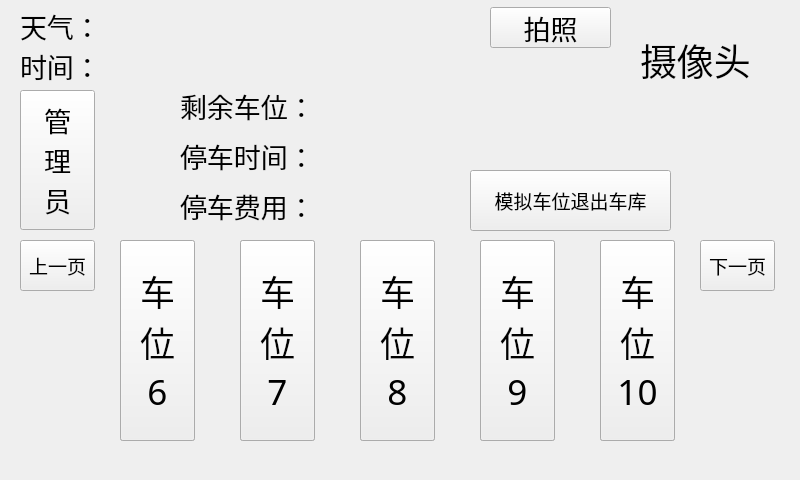
<?xml version="1.0" encoding="UTF-8"?>
<ui version="4.0">
 <class>MainWindow</class>
 <widget class="QMainWindow" name="MainWindow">
  <property name="geometry">
   <rect>
    <x>0</x>
    <y>0</y>
    <width>800</width>
    <height>480</height>
   </rect>
  </property>
  <property name="minimumSize">
   <size>
    <width>800</width>
    <height>480</height>
   </size>
  </property>
  <property name="maximumSize">
   <size>
    <width>800</width>
    <height>480</height>
   </size>
  </property>
  <property name="windowTitle">
   <string>MainWindow</string>
  </property>
  <widget class="QWidget" name="centralwidget">
   <widget class="QLabel" name="weatherLabel">
    <property name="geometry">
     <rect>
      <x>20</x>
      <y>10</y>
      <width>71</width>
      <height>31</height>
     </rect>
    </property>
    <property name="font">
     <font>
      <family>楷体</family>
      <pointsize>20</pointsize>
     </font>
    </property>
    <property name="text">
     <string>天气：</string>
    </property>
   </widget>
   <widget class="QLabel" name="timeLabel">
    <property name="geometry">
     <rect>
      <x>20</x>
      <y>50</y>
      <width>71</width>
      <height>31</height>
     </rect>
    </property>
    <property name="font">
     <font>
      <family>楷体</family>
      <pointsize>20</pointsize>
     </font>
    </property>
    <property name="text">
     <string>时间：</string>
    </property>
   </widget>
   <widget class="QLabel" name="weather">
    <property name="geometry">
     <rect>
      <x>100</x>
      <y>10</y>
      <width>371</width>
      <height>31</height>
     </rect>
    </property>
    <property name="font">
     <font>
      <family>楷体</family>
      <pointsize>10</pointsize>
     </font>
    </property>
    <property name="text">
     <string/>
    </property>
   </widget>
   <widget class="QLabel" name="time">
    <property name="geometry">
     <rect>
      <x>100</x>
      <y>50</y>
      <width>211</width>
      <height>31</height>
     </rect>
    </property>
    <property name="font">
     <font>
      <family>楷体</family>
      <pointsize>20</pointsize>
     </font>
    </property>
    <property name="text">
     <string/>
    </property>
   </widget>
   <widget class="QPushButton" name="manageBt">
    <property name="geometry">
     <rect>
      <x>20</x>
      <y>90</y>
      <width>75</width>
      <height>140</height>
     </rect>
    </property>
    <property name="minimumSize">
     <size>
      <width>75</width>
      <height>140</height>
     </size>
    </property>
    <property name="maximumSize">
     <size>
      <width>75</width>
      <height>140</height>
     </size>
    </property>
    <property name="font">
     <font>
      <family>楷体</family>
      <pointsize>20</pointsize>
     </font>
    </property>
    <property name="text">
     <string>管
理
员</string>
    </property>
   </widget>
   <widget class="QLabel" name="cameraDisplay">
    <property name="geometry">
     <rect>
      <x>640</x>
      <y>0</y>
      <width>160</width>
      <height>120</height>
     </rect>
    </property>
    <property name="font">
     <font>
      <family>楷体</family>
      <pointsize>28</pointsize>
     </font>
    </property>
    <property name="text">
     <string>摄像头</string>
    </property>
   </widget>
   <widget class="QPushButton" name="prevPage">
    <property name="geometry">
     <rect>
      <x>20</x>
      <y>240</y>
      <width>75</width>
      <height>51</height>
     </rect>
    </property>
    <property name="font">
     <font>
      <family>楷体</family>
      <pointsize>14</pointsize>
     </font>
    </property>
    <property name="text">
     <string>上一页</string>
    </property>
   </widget>
   <widget class="QPushButton" name="nextPage">
    <property name="geometry">
     <rect>
      <x>700</x>
      <y>240</y>
      <width>75</width>
      <height>51</height>
     </rect>
    </property>
    <property name="font">
     <font>
      <family>楷体</family>
      <pointsize>14</pointsize>
     </font>
    </property>
    <property name="text">
     <string>下一页</string>
    </property>
   </widget>
   <widget class="QPushButton" name="choose1">
    <property name="enabled">
     <bool>true</bool>
    </property>
    <property name="geometry">
     <rect>
      <x>120</x>
      <y>240</y>
      <width>75</width>
      <height>201</height>
     </rect>
    </property>
    <property name="font">
     <font>
      <family>楷体</family>
      <pointsize>26</pointsize>
     </font>
    </property>
    <property name="text">
     <string>车
位
1</string>
    </property>
   </widget>
   <widget class="QPushButton" name="choose2">
    <property name="geometry">
     <rect>
      <x>240</x>
      <y>240</y>
      <width>75</width>
      <height>201</height>
     </rect>
    </property>
    <property name="font">
     <font>
      <family>楷体</family>
      <pointsize>26</pointsize>
     </font>
    </property>
    <property name="text">
     <string>车
位
2</string>
    </property>
   </widget>
   <widget class="QPushButton" name="choose3">
    <property name="geometry">
     <rect>
      <x>360</x>
      <y>240</y>
      <width>75</width>
      <height>201</height>
     </rect>
    </property>
    <property name="font">
     <font>
      <family>楷体</family>
      <pointsize>26</pointsize>
     </font>
    </property>
    <property name="text">
     <string>车
位
3</string>
    </property>
   </widget>
   <widget class="QPushButton" name="choose4">
    <property name="geometry">
     <rect>
      <x>480</x>
      <y>240</y>
      <width>75</width>
      <height>201</height>
     </rect>
    </property>
    <property name="font">
     <font>
      <family>楷体</family>
      <pointsize>26</pointsize>
     </font>
    </property>
    <property name="text">
     <string>车
位
4</string>
    </property>
   </widget>
   <widget class="QPushButton" name="choose5">
    <property name="geometry">
     <rect>
      <x>600</x>
      <y>240</y>
      <width>75</width>
      <height>201</height>
     </rect>
    </property>
    <property name="font">
     <font>
      <family>楷体</family>
      <pointsize>26</pointsize>
     </font>
    </property>
    <property name="text">
     <string>车
位
5</string>
    </property>
   </widget>
   <widget class="QPushButton" name="choose1_2">
    <property name="geometry">
     <rect>
      <x>120</x>
      <y>240</y>
      <width>75</width>
      <height>201</height>
     </rect>
    </property>
    <property name="font">
     <font>
      <family>楷体</family>
      <pointsize>26</pointsize>
     </font>
    </property>
    <property name="text">
     <string>车
位
6</string>
    </property>
   </widget>
   <widget class="QPushButton" name="choose3_2">
    <property name="geometry">
     <rect>
      <x>360</x>
      <y>240</y>
      <width>75</width>
      <height>201</height>
     </rect>
    </property>
    <property name="font">
     <font>
      <family>楷体</family>
      <pointsize>26</pointsize>
     </font>
    </property>
    <property name="text">
     <string>车
位
8</string>
    </property>
   </widget>
   <widget class="QPushButton" name="choose4_2">
    <property name="geometry">
     <rect>
      <x>480</x>
      <y>240</y>
      <width>75</width>
      <height>201</height>
     </rect>
    </property>
    <property name="font">
     <font>
      <family>楷体</family>
      <pointsize>26</pointsize>
     </font>
    </property>
    <property name="text">
     <string>车
位
9</string>
    </property>
   </widget>
   <widget class="QPushButton" name="choose2_2">
    <property name="geometry">
     <rect>
      <x>240</x>
      <y>240</y>
      <width>75</width>
      <height>201</height>
     </rect>
    </property>
    <property name="font">
     <font>
      <family>楷体</family>
      <pointsize>26</pointsize>
     </font>
    </property>
    <property name="text">
     <string>车
位
7</string>
    </property>
   </widget>
   <widget class="QPushButton" name="choose5_2">
    <property name="geometry">
     <rect>
      <x>600</x>
      <y>240</y>
      <width>75</width>
      <height>201</height>
     </rect>
    </property>
    <property name="font">
     <font>
      <family>楷体</family>
      <pointsize>26</pointsize>
     </font>
    </property>
    <property name="text">
     <string>车
位
10</string>
    </property>
   </widget>
   <widget class="QLabel" name="carNumLabel">
    <property name="geometry">
     <rect>
      <x>180</x>
      <y>90</y>
      <width>151</width>
      <height>31</height>
     </rect>
    </property>
    <property name="font">
     <font>
      <family>楷体</family>
      <pointsize>20</pointsize>
     </font>
    </property>
    <property name="text">
     <string>剩余车位：</string>
    </property>
   </widget>
   <widget class="QLabel" name="stopTimeLabel">
    <property name="geometry">
     <rect>
      <x>180</x>
      <y>140</y>
      <width>151</width>
      <height>31</height>
     </rect>
    </property>
    <property name="font">
     <font>
      <family>楷体</family>
      <pointsize>20</pointsize>
     </font>
    </property>
    <property name="text">
     <string>停车时间：</string>
    </property>
   </widget>
   <widget class="QLabel" name="priceLabel">
    <property name="geometry">
     <rect>
      <x>180</x>
      <y>190</y>
      <width>151</width>
      <height>31</height>
     </rect>
    </property>
    <property name="font">
     <font>
      <family>楷体</family>
      <pointsize>20</pointsize>
     </font>
    </property>
    <property name="text">
     <string>停车费用：</string>
    </property>
   </widget>
   <widget class="QLabel" name="carNum">
    <property name="geometry">
     <rect>
      <x>350</x>
      <y>90</y>
      <width>141</width>
      <height>31</height>
     </rect>
    </property>
    <property name="font">
     <font>
      <family>楷体</family>
      <pointsize>20</pointsize>
     </font>
    </property>
    <property name="styleSheet">
     <string notr="true">color: rgb(255, 0, 0);</string>
    </property>
    <property name="text">
     <string/>
    </property>
   </widget>
   <widget class="QLabel" name="stopTime">
    <property name="geometry">
     <rect>
      <x>350</x>
      <y>140</y>
      <width>141</width>
      <height>31</height>
     </rect>
    </property>
    <property name="font">
     <font>
      <family>楷体</family>
      <pointsize>20</pointsize>
     </font>
    </property>
    <property name="styleSheet">
     <string notr="true">color: rgb(255, 0, 0);</string>
    </property>
    <property name="text">
     <string/>
    </property>
   </widget>
   <widget class="QLabel" name="price">
    <property name="geometry">
     <rect>
      <x>350</x>
      <y>190</y>
      <width>141</width>
      <height>31</height>
     </rect>
    </property>
    <property name="font">
     <font>
      <family>楷体</family>
      <pointsize>20</pointsize>
     </font>
    </property>
    <property name="styleSheet">
     <string notr="true">color: rgb(255, 0, 0);</string>
    </property>
    <property name="text">
     <string/>
    </property>
   </widget>
   <widget class="QPushButton" name="flashCar">
    <property name="geometry">
     <rect>
      <x>470</x>
      <y>170</y>
      <width>201</width>
      <height>61</height>
     </rect>
    </property>
    <property name="font">
     <font>
      <family>楷体</family>
      <pointsize>14</pointsize>
     </font>
    </property>
    <property name="text">
     <string>模拟车位退出车库</string>
    </property>
   </widget>
   <widget class="QPushButton" name="takePhoto">
    <property name="geometry">
     <rect>
      <x>490</x>
      <y>7</y>
      <width>121</width>
      <height>41</height>
     </rect>
    </property>
    <property name="font">
     <font>
      <family>楷体</family>
      <pointsize>20</pointsize>
     </font>
    </property>
    <property name="text">
     <string>拍照</string>
    </property>
   </widget>
  </widget>
 </widget>
 <resources/>
 <connections/>
</ui>
